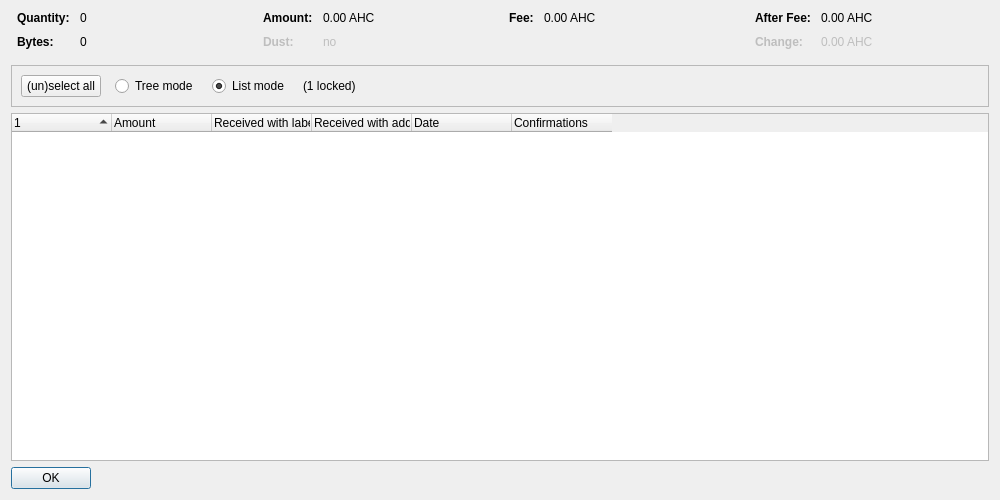
<?xml version="1.0" encoding="UTF-8"?>
<ui version="4.0">
 <class>CoinControlDialog</class>
 <widget class="QDialog" name="CoinControlDialog">
  <property name="geometry">
   <rect>
    <x>0</x>
    <y>0</y>
    <width>1000</width>
    <height>500</height>
   </rect>
  </property>
  <property name="windowTitle">
   <string>Coin Selection</string>
  </property>
  <layout class="QVBoxLayout" name="verticalLayout">
   <item>
    <layout class="QHBoxLayout" name="horizontalLayoutTop" stretch="0,0,0,0">
     <property name="topMargin">
      <number>0</number>
     </property>
     <property name="bottomMargin">
      <number>10</number>
     </property>
     <item>
      <layout class="QFormLayout" name="formLayoutCoinControl1">
       <property name="horizontalSpacing">
        <number>10</number>
       </property>
       <property name="verticalSpacing">
        <number>10</number>
       </property>
       <property name="leftMargin">
        <number>6</number>
       </property>
       <property name="rightMargin">
        <number>6</number>
       </property>
       <item row="0" column="0">
        <widget class="QLabel" name="labelCoinControlQuantityText">
         <property name="font">
          <font>
           <weight>75</weight>
           <bold>true</bold>
          </font>
         </property>
         <property name="text">
          <string>Quantity:</string>
         </property>
        </widget>
       </item>
       <item row="0" column="1">
        <widget class="QLabel" name="labelCoinControlQuantity">
         <property name="cursor">
          <cursorShape>IBeamCursor</cursorShape>
         </property>
         <property name="contextMenuPolicy">
          <enum>Qt::ActionsContextMenu</enum>
         </property>
         <property name="text">
          <string notr="true">0</string>
         </property>
         <property name="textInteractionFlags">
          <set>Qt::LinksAccessibleByMouse|Qt::TextSelectableByKeyboard|Qt::TextSelectableByMouse</set>
         </property>
        </widget>
       </item>
       <item row="1" column="0">
        <widget class="QLabel" name="labelCoinControlBytesText">
         <property name="font">
          <font>
           <weight>75</weight>
           <bold>true</bold>
          </font>
         </property>
         <property name="text">
          <string>Bytes:</string>
         </property>
        </widget>
       </item>
       <item row="1" column="1">
        <widget class="QLabel" name="labelCoinControlBytes">
         <property name="cursor">
          <cursorShape>IBeamCursor</cursorShape>
         </property>
         <property name="contextMenuPolicy">
          <enum>Qt::ActionsContextMenu</enum>
         </property>
         <property name="text">
          <string notr="true">0</string>
         </property>
         <property name="textInteractionFlags">
          <set>Qt::LinksAccessibleByMouse|Qt::TextSelectableByKeyboard|Qt::TextSelectableByMouse</set>
         </property>
        </widget>
       </item>
      </layout>
     </item>
     <item>
      <layout class="QFormLayout" name="formLayoutCoinControl2">
       <property name="horizontalSpacing">
        <number>10</number>
       </property>
       <property name="verticalSpacing">
        <number>10</number>
       </property>
       <property name="leftMargin">
        <number>6</number>
       </property>
       <property name="rightMargin">
        <number>6</number>
       </property>
       <item row="0" column="0">
        <widget class="QLabel" name="labelCoinControlAmountText">
         <property name="font">
          <font>
           <weight>75</weight>
           <bold>true</bold>
          </font>
         </property>
         <property name="text">
          <string>Amount:</string>
         </property>
        </widget>
       </item>
       <item row="0" column="1">
        <widget class="QLabel" name="labelCoinControlAmount">
         <property name="cursor">
          <cursorShape>IBeamCursor</cursorShape>
         </property>
         <property name="contextMenuPolicy">
          <enum>Qt::ActionsContextMenu</enum>
         </property>
         <property name="text">
          <string notr="true">0.00 AHC</string>
         </property>
         <property name="textInteractionFlags">
          <set>Qt::LinksAccessibleByMouse|Qt::TextSelectableByKeyboard|Qt::TextSelectableByMouse</set>
         </property>
        </widget>
       </item>
       <item row="1" column="0">
        <widget class="QLabel" name="labelCoinControlLowOutputText">
         <property name="enabled">
          <bool>false</bool>
         </property>
         <property name="font">
          <font>
           <weight>75</weight>
           <bold>true</bold>
          </font>
         </property>
         <property name="text">
          <string>Dust:</string>
         </property>
        </widget>
       </item>
       <item row="1" column="1">
        <widget class="QLabel" name="labelCoinControlLowOutput">
         <property name="enabled">
          <bool>false</bool>
         </property>
         <property name="cursor">
          <cursorShape>IBeamCursor</cursorShape>
         </property>
         <property name="contextMenuPolicy">
          <enum>Qt::ActionsContextMenu</enum>
         </property>
         <property name="text">
          <string notr="true">no</string>
         </property>
         <property name="textInteractionFlags">
          <set>Qt::LinksAccessibleByMouse|Qt::TextSelectableByKeyboard|Qt::TextSelectableByMouse</set>
         </property>
        </widget>
       </item>
      </layout>
     </item>
     <item>
      <layout class="QFormLayout" name="formLayoutCoinControl3">
       <property name="horizontalSpacing">
        <number>10</number>
       </property>
       <property name="verticalSpacing">
        <number>10</number>
       </property>
       <property name="leftMargin">
        <number>6</number>
       </property>
       <property name="rightMargin">
        <number>6</number>
       </property>
       <item row="0" column="0">
        <widget class="QLabel" name="labelCoinControlFeeText">
         <property name="font">
          <font>
           <weight>75</weight>
           <bold>true</bold>
          </font>
         </property>
         <property name="text">
          <string>Fee:</string>
         </property>
        </widget>
       </item>
       <item row="0" column="1">
        <widget class="QLabel" name="labelCoinControlFee">
         <property name="cursor">
          <cursorShape>IBeamCursor</cursorShape>
         </property>
         <property name="contextMenuPolicy">
          <enum>Qt::ActionsContextMenu</enum>
         </property>
         <property name="text">
          <string notr="true">0.00 AHC</string>
         </property>
         <property name="textInteractionFlags">
          <set>Qt::LinksAccessibleByMouse|Qt::TextSelectableByKeyboard|Qt::TextSelectableByMouse</set>
         </property>
        </widget>
       </item>
      </layout>
     </item>
     <item>
      <layout class="QFormLayout" name="formLayoutCoinControl4">
       <property name="horizontalSpacing">
        <number>10</number>
       </property>
       <property name="verticalSpacing">
        <number>10</number>
       </property>
       <property name="leftMargin">
        <number>6</number>
       </property>
       <property name="rightMargin">
        <number>6</number>
       </property>
       <item row="0" column="0">
        <widget class="QLabel" name="labelCoinControlAfterFeeText">
         <property name="font">
          <font>
           <weight>75</weight>
           <bold>true</bold>
          </font>
         </property>
         <property name="text">
          <string>After Fee:</string>
         </property>
        </widget>
       </item>
       <item row="0" column="1">
        <widget class="QLabel" name="labelCoinControlAfterFee">
         <property name="cursor">
          <cursorShape>IBeamCursor</cursorShape>
         </property>
         <property name="contextMenuPolicy">
          <enum>Qt::ActionsContextMenu</enum>
         </property>
         <property name="text">
          <string notr="true">0.00 AHC</string>
         </property>
         <property name="textInteractionFlags">
          <set>Qt::LinksAccessibleByMouse|Qt::TextSelectableByKeyboard|Qt::TextSelectableByMouse</set>
         </property>
        </widget>
       </item>
       <item row="1" column="0">
        <widget class="QLabel" name="labelCoinControlChangeText">
         <property name="enabled">
          <bool>false</bool>
         </property>
         <property name="font">
          <font>
           <weight>75</weight>
           <bold>true</bold>
          </font>
         </property>
         <property name="text">
          <string>Change:</string>
         </property>
        </widget>
       </item>
       <item row="1" column="1">
        <widget class="QLabel" name="labelCoinControlChange">
         <property name="enabled">
          <bool>false</bool>
         </property>
         <property name="cursor">
          <cursorShape>IBeamCursor</cursorShape>
         </property>
         <property name="contextMenuPolicy">
          <enum>Qt::ActionsContextMenu</enum>
         </property>
         <property name="text">
          <string notr="true">0.00 AHC</string>
         </property>
         <property name="textInteractionFlags">
          <set>Qt::LinksAccessibleByMouse|Qt::TextSelectableByKeyboard|Qt::TextSelectableByMouse</set>
         </property>
        </widget>
       </item>
      </layout>
     </item>
    </layout>
   </item>
   <item>
    <widget class="QFrame" name="frame">
     <property name="minimumSize">
      <size>
       <width>0</width>
       <height>40</height>
      </size>
     </property>
     <property name="frameShape">
      <enum>QFrame::StyledPanel</enum>
     </property>
     <property name="frameShadow">
      <enum>QFrame::Sunken</enum>
     </property>
     <layout class="QHBoxLayout" name="horizontalLayout">
      <item>
       <layout class="QHBoxLayout" name="horizontalLayoutPanel" stretch="0,0,0,0,0">
        <property name="spacing">
         <number>14</number>
        </property>
        <item>
         <widget class="QPushButton" name="pushButtonSelectAll">
          <property name="sizePolicy">
           <sizepolicy hsizetype="Maximum" vsizetype="Fixed">
            <horstretch>0</horstretch>
            <verstretch>0</verstretch>
           </sizepolicy>
          </property>
          <property name="text">
           <string>(un)select all</string>
          </property>
          <property name="autoDefault">
           <bool>false</bool>
          </property>
         </widget>
        </item>
        <item>
         <widget class="QRadioButton" name="radioTreeMode">
          <property name="sizePolicy">
           <sizepolicy hsizetype="Maximum" vsizetype="Fixed">
            <horstretch>0</horstretch>
            <verstretch>0</verstretch>
           </sizepolicy>
          </property>
          <property name="text">
           <string>Tree mode</string>
          </property>
         </widget>
        </item>
        <item>
         <widget class="QRadioButton" name="radioListMode">
          <property name="sizePolicy">
           <sizepolicy hsizetype="Maximum" vsizetype="Fixed">
            <horstretch>0</horstretch>
            <verstretch>0</verstretch>
           </sizepolicy>
          </property>
          <property name="text">
           <string>List mode</string>
          </property>
          <property name="checked">
           <bool>true</bool>
          </property>
         </widget>
        </item>
        <item>
         <widget class="QLabel" name="labelLocked">
          <property name="text">
           <string notr="true">(1 locked)</string>
          </property>
         </widget>
        </item>
        <item>
         <spacer name="horizontalSpacer">
          <property name="orientation">
           <enum>Qt::Horizontal</enum>
          </property>
          <property name="sizeHint" stdset="0">
           <size>
            <width>40</width>
            <height>20</height>
           </size>
          </property>
         </spacer>
        </item>
       </layout>
      </item>
     </layout>
    </widget>
   </item>
   <item>
    <widget class="CoinControlTreeWidget" name="treeWidget">
     <property name="contextMenuPolicy">
      <enum>Qt::CustomContextMenu</enum>
     </property>
     <property name="sortingEnabled">
      <bool>false</bool>
     </property>
     <property name="columnCount">
      <number>6</number>
     </property>
     <attribute name="headerShowSortIndicator" stdset="0">
      <bool>true</bool>
     </attribute>
     <attribute name="headerStretchLastSection">
      <bool>false</bool>
     </attribute>
     <column>
      <property name="text">
       <string/>
      </property>
     </column>
     <column>
      <property name="text">
       <string>Amount</string>
      </property>
     </column>
     <column>
      <property name="text">
       <string>Received with label</string>
      </property>
     </column>
     <column>
      <property name="text">
       <string>Received with address</string>
      </property>
     </column>
     <column>
      <property name="text">
       <string>Date</string>
      </property>
     </column>
     <column>
      <property name="text">
       <string>Confirmations</string>
      </property>
      <property name="toolTip">
       <string>Confirmed</string>
      </property>
     </column>
     <column>
      <property name="text">
       <string/>
      </property>
     </column>
     <column>
      <property name="text">
       <string/>
      </property>
     </column>
     <column>
      <property name="text">
       <string/>
      </property>
     </column>
     <column>
      <property name="text">
       <string/>
      </property>
     </column>
    </widget>
   </item>
   <item>
    <widget class="QDialogButtonBox" name="buttonBox">
     <property name="sizePolicy">
      <sizepolicy hsizetype="Maximum" vsizetype="Fixed">
       <horstretch>0</horstretch>
       <verstretch>0</verstretch>
      </sizepolicy>
     </property>
     <property name="orientation">
      <enum>Qt::Horizontal</enum>
     </property>
     <property name="standardButtons">
      <set>QDialogButtonBox::Ok</set>
     </property>
    </widget>
   </item>
  </layout>
 </widget>
 <customwidgets>
  <customwidget>
   <class>CoinControlTreeWidget</class>
   <extends>QTreeWidget</extends>
   <header>qt/coincontroltreewidget.h</header>
  </customwidget>
 </customwidgets>
 <resources/>
 <connections/>
</ui>
